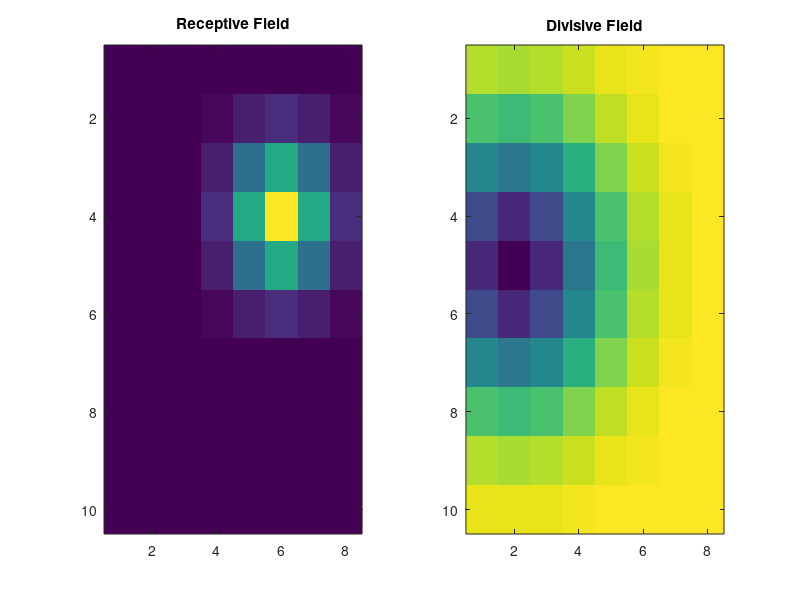

MATLAB code for this plot: (Note: this script raises an error after producing the figure.)
% Let's try to see if this makes any sense as an approach
% First off, we want to simulate some responses from a neuron that has
% divisive suppression. 

figDir = fullfile(fileparts(which('addSCdivNorm')), 'figures');

% Hyperparameters: play with them
% these parameters apply regularization -- currently they will smooth and
% shrink the weights. We will have to select these from data using cross
% validation. It looks like the model is pretty quick to fit, so that
% should be so bad
rho = 0.1; 
rho_sup = 2; % hyper parameter for the divisive RF
nSamples = 500; % number samples per condition
%% generate some data
nx = 8; % number of spatial bins in the x-dimension
ny = 10; % number of spatial bins in the y-dimension

% parameters to govern the shape of the receptive/divisive fields and the
% sensitivity of the neuron
rfCenter = [6 4];
dfCenter = [2 5];
rfSigma = 1; % standard deviation of RF
dfSigma = 2; % standard deviation of DF
rfScale = 40; % scales up RF drive
dfScale = -2; % scales divisive drive
rfOffset = 4;
dfOffset = 1.5; % shifts offset point of the divisive drive


% build the receptive and divisive fields 
xax = 1:nx;
yax = 1:ny;
[xx,yy] = meshgrid(xax, yax);

Ke = rfScale * exp(-.5 * ((xx - rfCenter(1)).^2 + (yy - rfCenter(2)).^2)/rfSigma^2);
Ks = dfScale*exp(-.5 * ((xx - dfCenter(1)).^2 + (yy - dfCenter(2)).^2)/dfSigma^2);

binSize    = .1; % 100 ms

% specify the nonlinearities
g_e     = @nlfuns.threshLinear;
g_s     = @nlfuns.logistic;
f       = @nlfuns.logexp1;

% Build the stimulus
nTargets = [1 2 4 8]; % number of targets in each condition
ndim = nx*ny;

figure(1); clf
subplot(1,2,1)
imagesc(Ke)
title('Receptive Field')

subplot(1,2,2)
imagesc(Ks)
title('Divisive Field')

% generate stimulus
nConds = numel(nTargets);
X = zeros(nSamples*nConds, ndim); % this is how we represent the targets on the stimulus
targetCond = zeros(nSamples*nConds,1);
for j = 1:nConds
    for i = 1:nSamples
        stimId = randi(ndim, 1, nTargets(j));
        X((j-1)*nSamples+i,stimId) = 1;
        targetCond((j-1)*nSamples+i) = nTargets(j);
    end
end

% generate spiking responses
rfDrive = X*Ke(:)+rfOffset;
dfDrive = X*Ks(:)+dfOffset;
lambda = f( g_e(rfDrive) .* g_s(dfDrive));

R = (lambda*binSize);
R = poissrnd(R); % comment out if you want to check the noiseless case

% plot the responses, check that the STA changes with # targets
figure(2); clf
for i = nTargets
    inds = find(targetCond==i);
    subplot(2,nConds,1:nConds)
    plot(inds, R(inds), '-'); hold on
    plot(inds([1 end]), mean(R(inds))*[1 1], 'k-')
    title('the "Data"')
    ylabel('Spike Count')
    xlabel('Sample #')
    
    subplot(2,nConds,nConds+find(i==nTargets))
    sta = simpleSTC(X(inds,:),R(inds), 1);
%     sta = (X(inds,:)'*R(inds))/sum(R(inds));
    sta = reshape(sta, [ny nx]);
    imagesc(sta)
    title(sprintf('STA (%d targs)', i))
    
end
set(gcf, 'PaperSize', [6 3], 'PaperPosition', [0 0 6 3])
saveas(gcf, fullfile(figDir, 'simulationSTA.png'))
%% Try fitting
% initlize with linear regression (across all conditions)
w0 = (X'*X)\(X'*R);




% fit the gain model

% we have to use expansive nonlinearities (exponential, powerlaw) sparingly
% because they can explode and get us into bad numerical territory

% specify the nonlinearities we'll fit with
f = @nlfuns.logexp1;
g = {@nlfuns.threshLinear, @nlfuns.logistic};

% regularizaiton (this imposes smoothness in 2D space)
Cinv = qfsmooth2nd(nx, ny); % 2nd derivative matrix
Cinv = Cinv + eye(nx*ny); % Identity matrix --> ridge regression

% start by fitting the LNP model
mstruct = struct();
mstruct.neglogli = @regression.neglogli_poiss; % set the likelihood here
mstruct.logprior = @regression.logprior_Cinv;  % set the prior here
Xd = [X ones(size(X,1),1)]; % augment stimulus with a column of ones -- this creates a bias term

inds = find(targetCond==1);
mstruct.liargs = {Xd(inds,:), R(inds), f, binSize};
mstruct.priargs = {blkdiag(Cinv, 0)};
fun = @(w) regression.neglogpost_GLM(w, 10, mstruct);

% options for fitting (turn on gradient checking)
% opts = optimset('GradObj', 'On', 'Hessian', 'Off', 'Display', 'none', 'MaxIter', 10e10);
% opts = optimoptions('fminunc','Algorithm','quasi-newton','Display', 'Final', 'SpecifyObjectiveGradient',true, 'MaxIter', 10e10);
opts = optimoptions('fminunc','Algorithm','quasi-newton','Display', 'iter', 'SpecifyObjectiveGradient',true, 'MaxIter', 10e10, 'CheckGradients', true, 'OptimalityTolerance', 1e-9, 'FiniteDifferenceType', 'central');
w1 = fminunc(fun, [w0; 0], opts);

figure(1); clf
subplot(1,3,1)
imagesc(reshape(w0, [ny nx]))
title('Spike Triggred Average')

subplot(1,3,2)
imagesc(reshape(w1(1:end-1), [ny nx]))
title('LNP')

figure(2);
subplot(2,1,1); cla
plot(R, 'k');
hold on
RhatLN = f(Xd*w1)*binSize;
plot(RhatLN, 'r')
xlabel('Sample #')
ylabel('Spike Count')
legend('Data', 'LNP')

for i = nTargets
    inds = find(targetCond==i);
    subplot(2,nConds,nConds+find(i==nTargets))
    sta = simpleSTC(X(inds,:),RhatLN(inds), 1);
    sta = reshape(sta, [ny nx]);
    imagesc(sta)
    title(sprintf('STA (%d targs)', i))
    
end
set(gcf, 'PaperSize', [6 3], 'PaperPosition', [0 0 6 3])
saveas(gcf, fullfile(figDir, 'lnpSTA.png'))


% initialize the gain field by fitting a hacky modulated poisson
Xd = [RhatLN(:) bsxfun(@times, X, RhatLN(:)) ones(numel(R),1)];

mstruct.liargs = {Xd(inds,:), R(inds), f, binSize};
mstruct.priargs = {blkdiag(.1, Cinv, 0)};

fun = @(w) regression.neglogpost_GLM(w, 1, mstruct);
wmod = fminunc(fun, [1; w1], opts);

figure(1)
subplot(2,3,6)
imagesc(reshape(wmod(2:end-1), [ny nx]))
title('Gain field Init')

% initialize filters
wGainInit =  wmod(2:end-1);
wRFInit = w1;
%% Fit gain model
% change the likelihood function to the modulated poisson model
mstruct.neglogli = @regression.neglogli_modulated_poiss;

% likelihood arguments: 
% {stimulus, spikes, subunit nonlinearity, spike, nonlinearity, bin size}
Xd = [X ones(size(X,1),1)]; % back to the original stimulus
inds = find(targetCond==1); % fit the RF using the one-target case
mstruct.liargs = {Xd(inds,:), R(inds), g{1}, f, binSize};
mstruct.priargs = {blkdiag(Cinv, 0.1)};

maxIter = 100; % maximum iterations to try

% set up the cost function
fun = @(w) regression.neglogpost_GLM(w, rho, mstruct);

wInitRF = w1; 
% wInitRF = max(w1,0); % initialize with LNP, but only take positive values

% trying other initialization options
% wHatRF = wInitRF;
% wHatRF = [Ke(:); rfOffset];
wHatRF = fminunc(fun, wInitRF, opts);

figure(1)
subplot(2,3,3)
imagesc(reshape(wHatRF(1:end-1), [ny nx]))
title('RF')

% initialize denominator

% then generate the output of the RF, that gets passed into the likelihood
% function for the modulated poisson model
numerator = g{1}(Xd*wHatRF); % evaluate the signal in the numerator
% numerator = f(Xd*w1); % use the LNP model as the modulator signal

% swap out likelihood arguments for the divisive term 
mstruct.liargs = {Xd, R, g{2}, f, binSize, numerator};
fun = @(w) regression.neglogpost_GLM(w, rho_sup, mstruct);

% fun = @(w) regression.neglogli_modulated_poiss(w, X, R, g{2}, f, binSize, numerator);
% initialize with RF estimate? use STC?
% wInitGain = [Ks(:); dfOffset]; % if initializing with true filter
wInitGain = [wGainInit(:); 0.1]; %rand(size(wHatRF));
% wInitGain = rand(numel(wHatRF),1); % random initialization

[wHatGain, fInit] = fminunc(fun, wInitGain, opts);

figure(1)
subplot(2,3,3)
imagesc(reshape(wHatRF(1:end-1), [ny nx]))
title('RF')

subplot(2,3,6)
imagesc(reshape(wHatGain(1:end-1), [ny nx]))
title('div RF')
drawnow

% turn off gradient checking -- it fails sometimes  (I believe there are
% numerical errors from numerical chain rule the way I implemented it). If
% this continues
opts = optimoptions('fminunc','Algorithm','quasi-newton','Display', 'None', 'SpecifyObjectiveGradient',true, 'MaxIter', 10e10, 'OptimalityTolerance', 1e-9);

modulator = g{2}(Xd*wHatGain);

figure(2); 
subplot(2,1,1)
plot(f(numerator.*modulator)*binSize, 'g')

% initialize with our previous best estimates
wInitRF   = wHatRF;
wInitGain = wHatGain;

% random initializations -- probably won't work
% wInitRF   = randn(size(wHatRF));
% wInitGain = randn(size(wHatGain));

% fit iteratively
f1 = fInit;
figure(3); clf
subplot(1,2,1)
plot(wInitRF); hold on
subplot(1,2,2)
plot(wInitGain); hold on
drawnow
iter =0;
tol = 1e-3;

while iter < maxIter
    
    f0 = f1;
    modulator = g{2}(Xd*wInitGain);
    
    % fit numerator
    mstruct.liargs = {Xd, R, g{1}, f, binSize, modulator};
    mstruct.priargs = {blkdiag(Cinv, 1e3)};
    fun = @(w) regression.neglogpost_GLM(w, rho, mstruct);
    
    [wHatRF,~] = fminunc(fun, wInitRF, opts);
    
    subplot(1,2,1)
    plot(wHatRF);
    title('RF')
    
    % fit denominator
    numerator = g{1}(Xd*wHatRF);
    mstruct.liargs = {Xd, R, g{2}, f, binSize, numerator};
    fun = @(w) regression.neglogpost_GLM(w, rho_sup, mstruct);

    [wHatGain,f1] = fminunc(fun, wInitGain, opts);
    
    % if the model stops improving, stop fitting
    if (f0 - f1) < tol 
        break
    end
    
    wInitGain = wHatGain;
    wInitRF = wHatRF;
    
    subplot(1,2,2)
    plot(wInitGain);
    title('div RF')
    drawnow
    
    
    iter = iter + 1; 
    fprintf('iter: %d, LL: %02.4f\n', iter, f1-f0)
end

% plot the outcome
wHatGain = wInitGain;
wHatRF = wInitRF;

figure(4); clf
subplot(2,2,1)
imagesc(Ke)
title('K_e True')
subplot(2,2,3)
imagesc(reshape(wHatRF(1:end-1), [ny nx]))
title('K_e fit')

subplot(2,2,2)
imagesc(Ks)
title('K_s True')

subplot(2,2,4)
imagesc(reshape(wHatGain(1:end-1), [ny nx]))
title('K_s fit')

set(gcf, 'PaperSize', [5 5], 'PaperPosition', [0 0 5 5])
saveas(gcf, fullfile(figDir, 'divSfits.png'))

Rhat = f(g{1}(Xd*wHatRF).*g{2}(Xd*wHatGain))*binSize;

figure(2); clf
subplot(2,1,1)
plot(R, 'k'); hold on
plot(Rhat, 'g')
xlabel('Sample #')
ylabel('Spike Count')
legend('Data', 'divS')

for i = nTargets
    inds = find(targetCond==i);
    subplot(2,nConds,nConds+find(i==nTargets))
    sta = (X(inds,:)'*R(inds))/sum(R(inds));
    sta = reshape(sta, [ny nx]);
    imagesc(sta, [0 .09]);
    
end


set(gcf, 'PaperSize', [6 3], 'PaperPosition', [0 0 6 3])
saveas(gcf, fullfile(figDir, 'divSSTA.png'))


